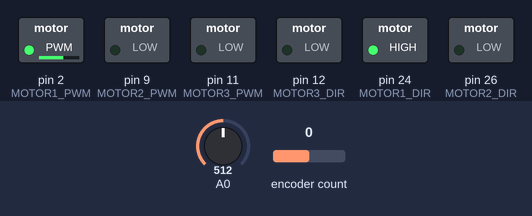
Simulated run of this sketch. Board: Arduino Mega 2560, built with avr-gcc and run on an emulated ATmega2560. Shown: switched loads named in the sketch (green lamp = pin HIGH). The test bench sets the inputs (shaded band); at power-on: A0 = 512, encoder count 0. What the sketch prints to the serial monitor is not drawn.

Above: at 0.1 s.
Timing chart, 0 to 1.6 s (numbered marks = the images above):
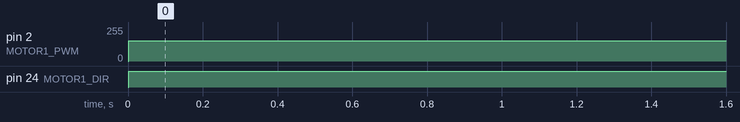

The sketch:

testArmCode.ino
```cpp
#include <Arduino.h>
#include <RotaryEncoder.h>

// Constants for motor control
#define FORWARD 1
#define REVERSE 0

// Motor driver pins (example configuration)
#define MOTOR1_PWM 2  // PWM pin for motor 1
#define MOTOR1_DIR 24  // Direction pin for motor 1
#define MOTOR2_PWM 9  // PWM pin for motor 2
#define MOTOR2_DIR 26 // Direction pin for motor 2
#define MOTOR3_PWM 11 // PWM pin for motor 3
#define MOTOR3_DIR 12 // Direction pin for motor 3
#define HOME_SENSOR_PIN 3  // Home position sensor pin

// enter the pin
#define encoderPinA 31
#define encoderPinB 40

//The gearRatio of the motor gearbox
const int gearRatio = 369;

volatile int encoderCountAnalog; // Counter variable
volatile int encoderDirection;

RotaryEncoder *encoder = nullptr;


void checkPosition()
{
  encoder->tick(); // just call tick() to check the state.
}


void setup() {
    pinMode(MOTOR1_PWM, OUTPUT);
    pinMode(MOTOR1_DIR, OUTPUT);
    pinMode(MOTOR2_PWM, OUTPUT);
    pinMode(MOTOR2_DIR, OUTPUT);
    pinMode(MOTOR3_PWM, OUTPUT);
    pinMode(MOTOR3_DIR, OUTPUT);
    pinMode(HOME_SENSOR_PIN, INPUT);
    pinMode(A0, INPUT);

    encoder = new RotaryEncoder(encoderPinA, encoderPinB, RotaryEncoder::LatchMode::TWO03);

  // register interrupt routine
  attachInterrupt(digitalPinToInterrupt(encoderPinA), checkPosition, CHANGE);
  attachInterrupt(digitalPinToInterrupt(encoderPinB), checkPosition, CHANGE);


    Serial.begin(115200);
}

//we need to accellrate/deccelerate smooth

// Function to control motor speed and direction
void motor_control(int motor_ID, int direction, float speed, float acc) {
    int pwmValue = constrain(speed * 255 / 100, 0, 255);  // Convert speed (0-100%) to PWM


    if (motor_ID == 1) {
        digitalWrite(MOTOR1_DIR, direction == FORWARD ? HIGH : LOW); // Set direction
        analogWrite(MOTOR1_PWM, pwmValue); // Set speed
        delay(acc * 100);  // Simulate acceleration
    } else if (motor_ID == 2) {
        digitalWrite(MOTOR2_DIR, direction == FORWARD ? HIGH : LOW); // Set direction
        analogWrite(MOTOR2_PWM, pwmValue); // Set speed
        delay(acc * 100);  // Simulate acceleration
    } else if (motor_ID == 3) {
        digitalWrite(MOTOR3_DIR, direction == FORWARD ? HIGH : LOW); // Set direction
        analogWrite(MOTOR3_PWM, pwmValue); // Set speed
        delay(acc * 100);  // Simulate acceleration
    }
}

// Function to move motor to a specific angle
void motor_angle_control(int motor_ID, float angle, float speed, float acc) {
    int steps = (int)(angle / 1.8);  // Assuming 1.8° per step (modify as per motor spec)
    int delayBetweenSteps = 1000 / (speed * steps);  // Calculate step delay based on speed

    for (int i = 0; i < steps; i++) {
        if (motor_ID == 1) {
            digitalWrite(MOTOR1_DIR, FORWARD);
            analogWrite(MOTOR1_PWM, 200); // Sample speed PWM
        } else if (motor_ID == 2) {
            digitalWrite(MOTOR2_DIR, FORWARD);
            analogWrite(MOTOR2_PWM, 200); // Sample speed PWM
        } else if (motor_ID == 3) {
            digitalWrite(MOTOR3_DIR, FORWARD);
            analogWrite(MOTOR3_PWM, 200); // Sample speed PWM
        }
        delay(delayBetweenSteps); // Wait before the next step
    } //will pospone till finished with electronics
}

// Function to check if motor is in the home position
int home_position() {
    int success = digitalRead(HOME_SENSOR_PIN);  // Read from the home position sensor
    if (success == HIGH) {
        return 1;  // Home position reached
    } else {
        return 0;  // Not in home position
    } // in home position function add movement for each joint and once it reaches the limit switch reset. call home position function till the switch is triggered..
}

// Main loop
void loop() {

  encoderCountAnalog = analogRead(A0);

  printEncoderSignals();
  //Controller inputs needs to be added
  motor_control(1, FORWARD, 60, 1.0);
  delay(5000);
  /*motor_control(1, REVERSE, 30, 0.5);
  delay(5000);

    motor_control(2, FORWARD, 50, 1.0);
    delay(2000);
    motor_control(2, REVERSE, 30, 0.5);
    delay(2000);

    motor_control(3, FORWARD, 50, 1.0);
    delay(2000);
    motor_control(3, REVERSE, 30, 0.5);
    delay(2000);

    motor_angle_control(1, 90, 10, 1);
    motor_angle_control(2, 90, 10, 1);
    motor_angle_control(3, 90, 10, 1);*/

}


void oneMotorTest(){

}

double getEncoderDegrees(int rawSignals){
  // 7 is the number of signals per rotation
  double rotations = (double) rawSignals / 7;
  double outputRotation = rotations / (double) gearRatio;
  double degrees = outputRotation * 360.0;

  return degrees;
}

void checkHomePosition(){
  if (home_position() == 1) {
    Serial.println("Motor is in home position.");
  } else {
    Serial.println("Motor is NOT in home position.");
  }
}


int getEncoderSignals(){
  int currentAState = digitalRead(encoderPinA);
  int currentBState = digitalRead(encoderPinB);

  if (currentAState == LOW && currentBState == HIGH) { // Check for rotation direction
    encoderDirection++;

  } else if (currentAState == HIGH && currentBState == LOW) {
    encoderDirection--;

  }

  return encoderDirection;
}


int getEncoderSignalsPWM(){
  int currentAState = digitalRead(encoderPinA);
  int currentBState = digitalRead(encoderPinB);

  if (currentAState == LOW && currentBState == HIGH) { // Check for rotation direction
    encoderDirection++;

  } else if (currentAState == HIGH && currentBState == LOW) {
    encoderDirection--;

  }

  return encoderDirection;
}

void printEncoderSignals(){
  Serial.println("RAW ENCODER SIGNALS: "+ (String)encoderCountAnalog+"\n");
  Serial.println("DEGREES: " + (String) getEncoderDegrees(encoderCountAnalog)+"\n");
}


//PID algorithm trial
void pidMotorAngleControl(int motor_ID, int setpoint, double currentPos, double kp, double ki, double kd) {
  double error = setpoint - currentPos;
  static double previousError[3] = {0, 0, 0};
  static double integral[3] = {0, 0, 0};

  int motorIndex = motor_ID - 1;

  integral[motorIndex] += error;
  integral[motorIndex] = constrain(integral[motorIndex], -1000, 1000);
  double integralTerm = ki * integral[motorIndex];

  double derivative = kd * (error - previousError[motorIndex]);

  double pidOutput = kp * error + integralTerm + derivative;

  int pwmOutput = constrain(pidOutput, -100, 100);

  int direction = pwmOutput >= 0 ? 1 : 0; // Assuming 1 is FORWARD, 0 is BACKWARD
  float speed = abs(pwmOutput);
  motor_control(motor_ID, direction, speed, 0);
  previousError[motorIndex] = error;
}
```

exampleEncoderCode.ino
```cpp
// Define encoder pins
/*
const int encoderPinA = 2;

const int encoderPinB = 3;


volatile int encoderCount = 0; // Counter variable

int lastAState = LOW; // Variable to store previous state of pin A


void setup() {

  pinMode(encoderPinA, INPUT_PULLUP); // Set pins as input with internal pullup

  pinMode(encoderPinB, INPUT_PULLUP);

  attachInterrupt(digitalPinToInterrupt(encoderPinA), checkEncoder, FALLING); // Attach interrupt on falling edge of pin A

}


void loop() {

  // Read encoder values and update counter here

  // ...

}


void checkEncoder() {

  int currentAState = digitalRead(encoderPinA);

  int currentBState = digitalRead(encoderPinB);


  if (currentAState == LOW && currentBState == HIGH) { // Check for rotation direction

    encoderCount++;

  } else if (currentAState == HIGH && currentBState == LOW) {

    encoderCount--;

  }


  lastAState = currentAState; // Update last state

}
*/
```

keyboardControls.ino
```cpp
int userDegrees = 0;
/*
void setup() {
  Serial.begin(9600);
  Serial.println("Type a letter: ");
}


void loop() {
  if (Serial.available() > 0) { // Check if data is available from the serial port
    String inputString = Serial.readStringUntil('\n'); // Read the input until a newline character

    int inputInteger = inputString.toInt(); // Convert the string to an integer
    Serial.print("You entered: ");
    Serial.println(inputInteger);
    userDegrees = inputInteger;
  }
}*/


int getUserInput(int userDegrees){
  return userDegrees;
}
```

pid.ino
```cpp
const double kP = 1.0;
const double kI = 0.0;
const double kD = 0.0;

const double setpoint = 100;

/*
void setup() {
  Serial.begin(9600);
  Serial.println("Enter a degree from 0 to 90:");
}

void loop() {
  if (Serial.available() > 0) {
    String inputString = Serial.readStringUntil('\n');
    int inputInteger = inputString.toInt();
    Serial.print("Entered Value: ");
    Serial.println(inputInteger);

    //Set motor power to getPIDCalculation

  }
}*/

double getEncoderDegrees() {
	return 0.0;
}


// all the necessary calculation to set the motor
double getPIDCalculation(double kP,double kI,double kD, int setpoint){
  double currentValue = getEncoderDegrees(); //To be implemented
  double error = setpoint - currentValue;

  return kP * currentValue * error;
}
```

Measured:
- by itself, pin 2 (MOTOR1_PWM): 0/255 → 153/255 at 0.00 s
- by itself, pin 24 (MOTOR1_DIR): LOW → HIGH at 0.00 s
